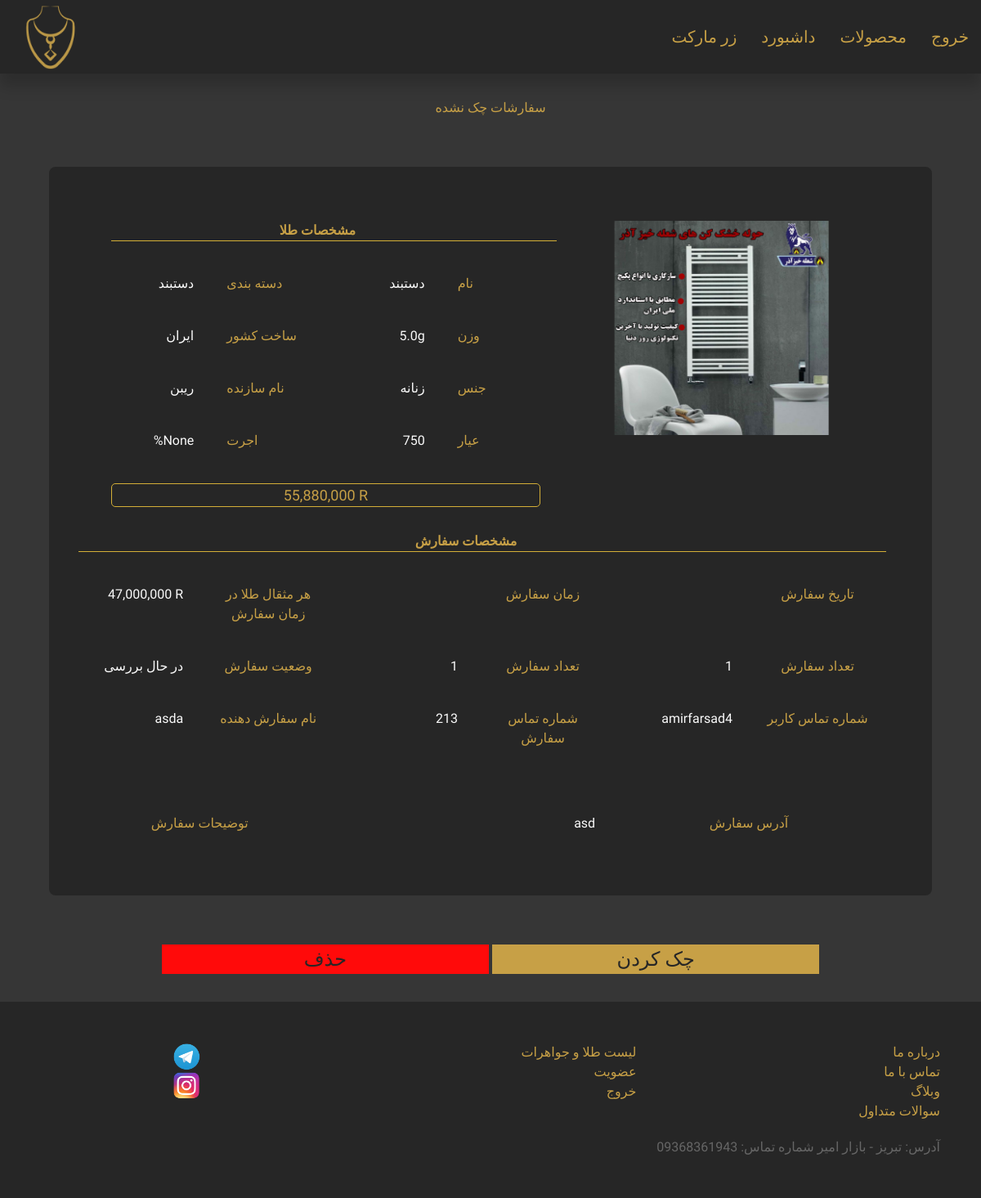
The app's page /order/unchecked-list/ (signed in) with its own data.
### jewlery/models.py (models this page shows, shortened)
class JewleryPictureModel(models.Model):
    jewlery = models.ForeignKey(JewleryModel, on_delete = models.CASCADE,
                               related_name = 'pictures')
    picture = models.ImageField(blank = True, null = True,
                                upload_to=r'jewlery/pictures')

class JewleryModel(models.Model):
    name = models.CharField(max_length = 264, null = False, blank = False)
    is_womanly = models.BooleanField(null = False, default = True)
    is_unisex = models.BooleanField(null = False, default = False)
    is_used = models.BooleanField(null = False , default = False)
    is_domestic = models.BooleanField(null = False, default = True)
    made_in = models.CharField(max_length = 264, null = True, blank = True)
    weight = models.FloatField(null = False, blank = False)
    company_name = models.CharField(max_length = 264, blank = True, null = True)
    karat = models.IntegerField(default = 750, blank = False, null = False)
    is_available = models.BooleanField(default = True, null = False)
    buy_wage = models.FloatField(null = False, blank = False)
    sale_wage = models.FloatField(null = False, blank = False)
    wholesale_wage = models.FloatField(null = False, blank = False)
    is_confirmed =  models.BooleanField(default = True, blank = False, null = False)
    instance_price = models.IntegerField(null = True, blank = True)
    is_favorite =  models.BooleanField(default = False, blank = False, null = False)
    is_goldset =  models.BooleanField(default = False, blank = False, null = False)
    is_pendant =  models.BooleanField(default = False, blank = False, null = False)
    is_bracelet = models.BooleanField(default = False, blank = False, null = False)
    is_necklace = models.BooleanField(default = False, blank = False, null = False)
    is_bangle =   models.BooleanField(default = False, blank = False, null = False)
    is_chain =    models.BooleanField(default = False, blank = False, null = False)
    is_earings =  models.BooleanField(default = False, blank = False, null = False)
    is_halfset =  models.BooleanField(default = False, blank = False, null = False)
    is_watch =    models.BooleanField(default = False, blank = False, null = False)
    is_anklet =   models.BooleanField(default = False, blank = False, null = False)

### order/models.py (models this page shows)
class OrderModel(models.Model):
    jewlery = models.ForeignKey(JewleryModel, on_delete = models.CASCADE,
                                  related_name = 'orders')
    commonuser = models.ForeignKey(CommonUserModel, on_delete = models.CASCADE,
                                  related_name = 'orders')
    description = models.TextField(null = True, blank = True)
    is_checked = models.BooleanField(null = False, default = False)
    is_delivered = models.BooleanField(null = False, default = False)
    numbers = models.IntegerField(null = True, blank = True)
    weight = models.FloatField(null = True, blank = True)
    sale_wage = models.FloatField(null = True, blank = True)
    jdatetime = jmodels.jDateTimeField(null = False,default = jdatetime.datetime.now())
    check_datetime = jmodels.jDateTimeField(null = True, blank = True)
    price = models.IntegerField(null = False, blank = False)
    unit = models.IntegerField(null = False, blank = False)
    name = models.CharField(max_length = 264, null = True, blank = True)
    phone_number = models.IntegerField(null = True, blank = True)
    address = models.TextField(null = True, blank = True)

### commonuser/models.py (models this page shows, shortened)
class CommonUserModel(models.Model):
    user = models.OneToOneField(settings.AUTH_USER_MODEL, on_delete = models.CASCADE,
                               related_name='commonusers', primary_key = True)
    address = models.TextField(null = True, blank = True)
    is_jewler_request = models.BooleanField('Jewler Request', default = False)
    is_jewler = models.BooleanField('Jewler Status', default = False)

### accounts/models.py (models this page shows, shortened)
class UserModel(AbstractUser):
    name = models.CharField(max_length=216, null = False, blank = False)
    is_commonuser = models.BooleanField('CommonUser Status', default = False)
    is_masteruser = models.BooleanField('MasterUser Status', default = False)
    slug = models.SlugField(unique = True, null = False, blank = False)

### order/views.py (the view)
# urls.py: path('unchecked-list/', UnCheckedOrderListView, name='uncheckedlist'),
@login_required
@masteruser_required
def UnCheckedOrderListView(request):
    orders = OrderModel.objects.filter(is_checked = False)
    return render (request,'order/uncheckedlist.html',{'orders':orders})

### jewlery/templatetags/customtags.py (called while the page is built)
@register.filter(name='pricedashes')
def pricedashes(value):
    str_price = str(value)
    length_price = len(str_price)
    final_str = str_price
    for i in range(int(length_price/3)):
        beg_str = final_str[:length_price-((i+1)*3)]
        end_str = final_str[length_price-((i+1)*3):]
        final_str = beg_str+','+end_str
    return final_str

### order/templates/order/uncheckedlist.html (shortened to what this page needs)
{% extends "BaseTemplates/base1.html" %}
{% load customtags %}
{% block body_block %}
<div  class="uk-text-center ">
  <div class="fHarmattan goldC-text">
    سفارشات چک نشده
  </div>
  {% for order in orders %}
<div style="margin:5%; padding: 3%;border-radius: 8px;" class="uk-card uk-card-large darkgreyC" uk-grid>
  <div class=" uk-width-2-5@s uk-width-1-1 uk-block fHarmattan ">
    <div style=" border-radius:20px; margin-top:30px" class="uk-position-relative uk-visible-toggle uk-light" tabindex="-1" uk-slider="center: true">
        <ul  class="uk-slider-items uk-grid" uk-lightbox="animation: slide">
          {% for pic in order.jewlery.pictures.all %}
            <li class="uk-width-3-4">
                <a class="uk-panel uk-inline" href="{{pic.picture.url}}">
                    <img width="2000" height="2000" src="{{pic.picture.url}}" alt="">
                </a>
            </li>
            {% endfor %}
        </ul>
    </div>
  </div>
<div class="uk-width-3-5@s uk-width-1-1 fHarmattan uk-text-left goldC-text" uk-grid>
  <div style="margin-top:30px;margin-right:20px; border-bottom:1px solid #d4af37" class="uk-width-1-1 fHarmattan goldC-text uk-text-center uk-text-bold">
مشخصات طلا
  </div>
  <div class=" uk-width-1-4 fHarmattan ">
نام
  </div>
  <div class=" uk-width-1-4 fHarmattan uk-text-right whiteC-text">
{{order.jewlery.name}}
  </div>
  <div class=" uk-width-1-4 fHarmattan ">دسته بندی</div>
   <div class=" uk-width-1-4 fHarmattan uk-text-right whiteC-text">
  {% if order.jewlery.is_bracelet %} دستبند {% endif %}
   </div>
  <div class=" uk-width-1-4 fHarmattan ">
وزن
  </div>
  <div class=" uk-width-1-4 fHarmattan uk-text-right whiteC-text">
{{order.jewlery.weight}}g
  </div>
  <div class=" uk-width-1-4 fHarmattan ">
ساخت کشور
  </div>
  <div class=" uk-width-1-4 fHarmattan uk-text-right whiteC-text">
{{order.jewlery.made_in}}
  </div>
  <div class=" uk-width-1-4 fHarmattan ">
جنس
  </div>
  <div class=" uk-width-1-4 fHarmattan uk-text-right whiteC-text">
{% if order.jewlery.is_unisex %}زنانه و مردانه{% else %}{% if order.jewlery.is_womanly %}زنانه{% else %}مردانه{% endif %}{% endif %}
  </div>
    <div class=" uk-width-1-4 fHarmattan ">
  نام سازنده
    </div>
    <div class=" uk-width-1-4 fHarmattan uk-text-right whiteC-text">
  {{order.jewlery.company_name}}
    </div>
    <div class=" uk-width-1-4 fHarmattan ">
عیار
    </div>
    <div class=" uk-width-1-4 fHarmattan uk-text-right whiteC-text">
  {{order.jewlery.karat}}
    </div>
    <div class=" uk-width-1-4 fHarmattan ">
اجرت
    </div>
    <div class=" uk-width-1-4 fHarmattan uk-text-right whiteC-text">
  {{order.sale_wage}}%
    </div>
     <div class=" uk-width-1-1 fHarmattan uk-text-center">
       <div style="border:solid 1px #d4af37; border-radius:5px; font-size:18px;direction: ltr;"  class="">
         {{order.price|pricedashes}} R
       </div>
     </div>
  </div>
     <div style="margin-top:30px;margin-right:20px; border-bottom:1px solid #d4af37" class="uk-width-1-1 fHarmattan goldC-text uk-text-center uk-text-bold">
   مشخصات سفارش
     </div>
     <div class=" uk-width-1-4 uk-width-1-6@s goldC-text fHarmattan ">
تاریخ سفارش
     </div>
     <div class=" uk-width-1-4 uk-width-1-6@s fHarmattan uk-text-right whiteC-text">
     </div>
     <div class=" uk-width-1-4 uk-width-1-6@s goldC-text fHarmattan ">
زمان سفارش
     </div>
     <div style="direction:ltr;" class=" uk-width-1-4 uk-width-1-6@s fHarmattan uk-text-right whiteC-text">
     </div>
     <div class=" uk-width-1-4 uk-width-1-6@s goldC-text fHarmattan ">
هر مثقال طلا در زمان سفارش
     </div>
     <div style="direction:ltr;" class=" uk-width-1-4 uk-width-1-6@s fHarmattan uk-text-right whiteC-text">
   {{order.unit|pricedashes}} R
     </div>
     <div class=" uk-width-1-4 uk-width-1-6@s goldC-text fHarmattan ">
تعداد سفارش
     </div>
     <div class=" uk-width-1-4 uk-width-1-6@s fHarmattan uk-text-right whiteC-text">
   {{order.numbers}}
     </div>
     <div class=" uk-width-1-4 uk-width-1-6@s goldC-text fHarmattan ">
تعداد سفارش
     </div>
     <div class=" uk-width-1-4 uk-width-1-6@s fHarmattan uk-text-right whiteC-text">
   {{order.numbers}}
     </div>
     <div class=" uk-width-1-4 uk-width-1-6@s goldC-text fHarmattan ">
وضعیت سفارش
     </div>
     <div class=" uk-width-1-4 uk-width-1-6@s fHarmattan uk-text-right whiteC-text">
{% if order.is_delivered %}تحویل داده شده{% else %}{% if order.is_checked %}در حال ارسال{% endif %}در حال بررسی{% endif %}
     </div>
     <div class=" uk-width-1-4 uk-width-1-6@s goldC-text fHarmattan ">
شماره تماس کاربر
     </div>
     <div class=" uk-width-1-4 uk-width-1-6@s fHarmattan uk-text-right whiteC-text">
   {{order.commonuser.user.username}}
     </div>
     <div class=" uk-width-1-4 uk-width-1-6@s goldC-text fHarmattan ">
شماره تماس سفارش
     </div>
     <div class=" uk-width-1-4 uk-width-1-6@s fHarmattan uk-text-right whiteC-text">
   {{order.phone_number}}
     </div>
     <div class=" uk-width-1-4 uk-width-1-6@s goldC-text fHarmattan ">
نام سفارش دهنده
     </div>
     <div class=" uk-width-1-4 uk-width-1-6@s fHarmattan uk-text-right whiteC-text">
   {{order.commonuser.user.name}}
     </div>
     <div class=" uk-width-1-2 uk-width-1-3@s goldC-text fHarmattan ">
آدرس سفارش
     </div>
     <div class=" uk-width-1-2 uk-width-1-3@s fHarmattan uk-text-right whiteC-text">
   {{order.address}}
     </div>
     <div class=" uk-width-1-2 uk-width-1-3@s goldC-text fHarmattan ">
توضیحات سفارش
     </div>
</div>
<a href="{% url 'order:check' order.pk %}" class="uk-button goldC uk-width-1-3 uk-margin-small-bottom darkgreyC-text fHarmattan uk-text-large">چک کردن</a>
<a href="{% url 'order:delete' order.pk %}" class="uk-button redC uk-width-1-3 uk-margin-small-bottom darkgreyC-text fHarmattan uk-text-large">حذف</a>
{% endfor %}
</div>
    {% endblock %}

### templates/BaseTemplates/base1.html (shortened to what this page needs)
{% load static %}
<!DOCTYPE html>
<html dir="rtl" class="greyC">
  <head>
    {% load static %}
    <!DOCTYPE html>
    <html lang="en" dir="ltr">
      <head>
        <link type="text/css" rel="stylesheet" href="{% static 'css/uikit-rtl.css' %}" media="screen,projection"/>
        <link type="text/css" rel="stylesheet" href="{% static 'css/styles.css' %}"/>
      </head>
      <body style="min-width: 100%; max-width:100%;  overflow-x: hidden;" class="greyC">
        <header>
            <nav class="uk-navbar-container" style="position: fixed;right: 0;left: 0;top: 0;z-index: 1030; background-color:#262626  ;box-shadow: 0 15px 17px rgba(0, 0,0, 0.18);" uk-navbar>
                <div class="uk-navbar-right">
                    <ul class="uk-navbar-nav uk-navbar-nav uk-visible@s">
                      {% if user.is_authenticated %}
                      <li><a style="color:#c7a046; font-family: 'Harmattan', sans-serif; font-size:20px;"  href="{% url 'logout' %}">خروج</a></li>
                      {% else %}
                        <li><a style="color:#c7a046; font-family: 'Harmattan', sans-serif; font-size:20px;"   href="{% url 'accounts:login' %}">ورود</a></li>
                        <li><a style="color:#c7a046; font-family: 'Harmattan', sans-serif; font-size:20px;"   href="{% url 'commonuser:signup' %}">عضویت</a></li>
                        {% endif %}
                    <li><a style="color:#c7a046; font-family: 'Harmattan', sans-serif; font-size:20px;"   href="{% url 'jewlery:publiclist' %}">محصولات</a></li>
                    {% if user.is_authenticated and user.is_masteruser %}
                      <li><a style="color:#c7a046; font-family: 'Harmattan', sans-serif; font-size:20px;"   href="{% url 'masteruser:dashboard' user.slug %}">داشبورد</a></li>
                    {% endif %}
                    <li>
                      <a style="color:#c7a046; font-family: 'Harmattan', sans-serif; font-size:20px;"   href="#">زر مارکت</a>
                    </li>
                    </ul>
                </div>
                <div class="uk-navbar-left">
                    <ul class="uk-navbar-nav">
                        <li>
                          <a  class="uk-navbar-item uk-logo" href="{% url 'home' %}"><img style="margin:5px;" src="/media/Logo/Logo.png" width="80" alt=""></a>
                        </li>
                    </ul>
                </div>
            </nav>
        </header>
<br><br><br><br><br>
      {% block body_block %}
      {% endblock %}
      <br>
<footer class="darkgreyC" style="padding:50px;">
<div  class="uk-grid uk-grid-small uk-child-width-1-3 fHarmattan" uk-grid>
  <div class="uk-text-">
<a href="#" class="goldC-text">درباره ما</a><br>
<a href="#" class="goldC-text">تماس با ما</a><br>
<a href="#" class="goldC-text">وبلاگ</a><br>
<a href="#" class="goldC-text">سوالات متداول</a><br>
  </div>
  <div class="uk-text-=">
    <a href="#" class="goldC-text">لیست طلا و جواهرات</a><br>
    <a href="#" class="goldC-text">عضویت</a><br>
  {% if user.is_authenticated %}
    <a href="#" class="goldC-text">خروج</a><br>
  {% else %}
    <a href="#" class="goldC-text">ورود</a><br>
    {% endif %}
  </div>
  <div class="uk-text-center">
    <a href="#" class="goldC-text"> <img width="35" src="/media/Logo/telegram.png" alt=""></a><br>
    <a href="#" class="goldC-text"><img width="35" src="/media/Logo/instagram.png" alt=""></a><br>
  </div>
</div>
<div style="margin-top:20px;" class="fHarmattan milkywhite-text uk-text-right">
  <span class="uk-text-right">
      آدرس: تبریز - بازار امیر
  </span>
  <span class="uk-text-left">
شماره تماس: 09368361943
  </span>
</div>
</footer>
    </body>
  </html>

### statics/css/styles.css (style rules this page uses)
.fHarmattan { font-family: 'Harmattan', sans-serif; }
.goldC { background-color: #c7a046; }
.goldC-text { color: #c7a046; }
.whiteC-text { color: #fafafa; }
.darkgreyC { background-color: #262626; }
.darkgreyC-text { color: #262626; }
.redC { background-color: #ff0a0a; }
.greyC { background-color: #363636; }

### records on screen
OrderModel: jewlery.name "دستبند", jewlery.weight "5.0", jewlery.made_in "ایران", shows "زنانه", jewlery.company_name "ریبن", jewlery.karat "750", sale_wage "None", price "55,880,000", unit "47,000,000", numbers "1", is_delivered "در حال بررسی", commonuser.user.username "amirfarsad4", phone_number "213", commonuser.user.name "asda", address "asd"
JewleryPictureModel: picture (picture)
